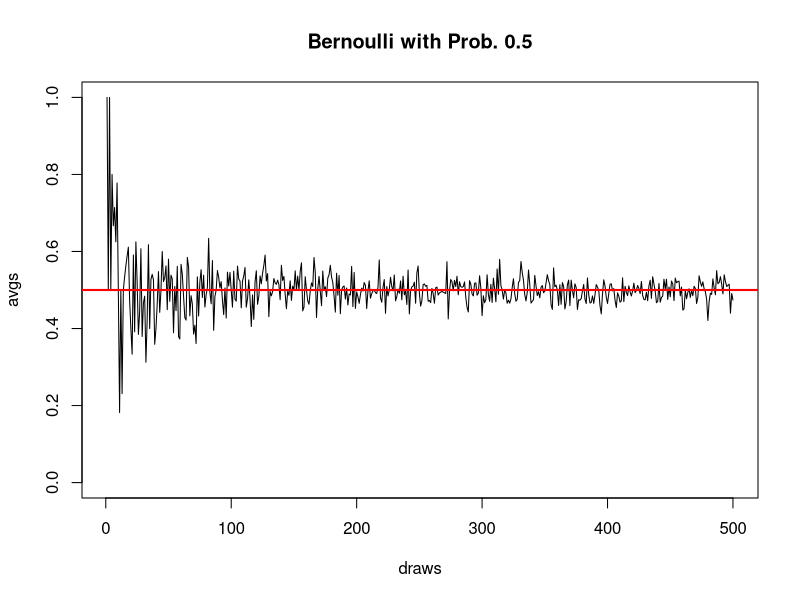
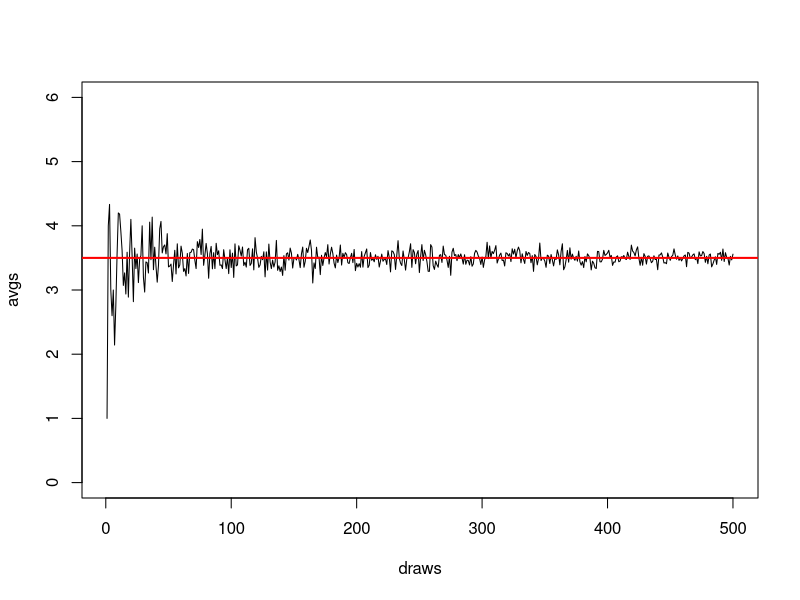
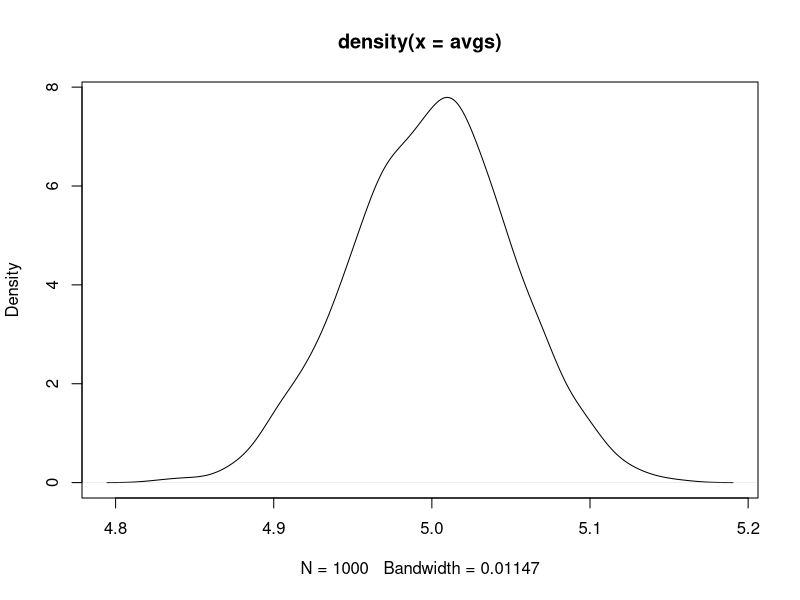

Reproduce these figures in R, in order.
## ---- chunk 1
options(htmltools.dir.version = FALSE)
r <- getOption("repos")
r["CRAN"] <- "http://cran.cnr.berkeley.edu/"
options(repos = r)
set.seed(12345)
## ---- chunk 2
draws <- seq(from = 1, to = 500) # number of draws

avgs <- rep(NA, length(draws))   # empty vector 

for(i in 1:length(draws)){       # sample numbers, take mean
    samp <- sample(c(0,1), draws[i], replace = T)
    avgs[i] <- mean(samp)
}

plot(draws, avgs, type = "l", ylim = c(0, 1),
     main = "Bernoulli with Prob. 0.5") # plot
abline(h = 0.5, col = "red", lwd = 2)   # add line
## ---- chunk 3
draws <- seq(from = 1, to = 500)

avgs <- rep(NA, length(draws))

for(i in 1:length(draws)){
    samp <- sample(c(1:6), draws[i], replace = T)
    avgs[i] <- mean(samp)
}

plot(draws, avgs, type = "l", ylim = c(0, 6))
abline(h = 3.5, col = "red", lwd = 2)
## ---- chunk 4
avgs <- rep(NA, 1000)
for(i in 1:1000){
  samp <- rbinom(1000, 10, p=0.5)
  avgs[i] <- mean(samp)
}
plot(density(avgs))
